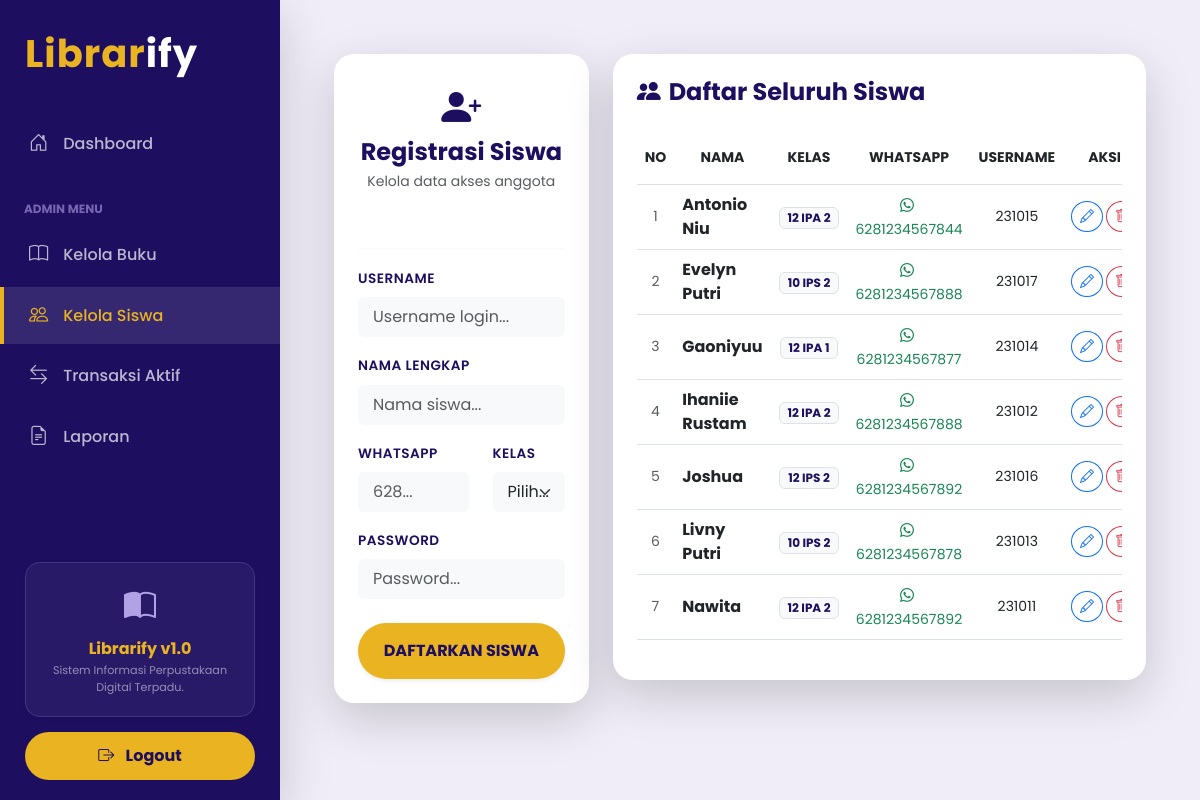
The app's page /tambah_anggota.php (signed in) with its own data.
### tables this page shows
CREATE TABLE `anggota` (
  `id_anggota` int(11) NOT NULL,
  `nama` varchar(100) NOT NULL,
  `no_telp` varchar(20) NOT NULL,
  `kelas` varchar(20) NOT NULL
);

CREATE TABLE `users` (
  `id_user` int(11) NOT NULL,
  `nama_lengkap` varchar(100) NOT NULL,
  `username` varchar(50) NOT NULL,
  `password` varchar(255) NOT NULL,
  `level` enum('admin','siswa') NOT NULL
);

### tambah_anggota.php (the view, shortened to what this page needs)
<?php
include 'koneksi.php';
$edit_data = ['id_anggota' => '', 'nama' => '', 'no_telp' => '', 'kelas' => '', 'username' => ''];
?>
<!DOCTYPE html>
<html lang="id">
<head>
    <link rel="stylesheet" href="https://cdn.jsdelivr.net/npm/bootstrap@5.3.0/dist/css/bootstrap.min.css">
    <link rel="stylesheet" href="https://cdn.jsdelivr.net/npm/bootstrap-icons@1.11.0/font/bootstrap-icons.css">
</head>
<body>
    <?php include 'menu.php'; ?>
    <div class="container-fluid px-4 mt-4">
        <div class="row align-items-start">
            <div class="col-md-4 mb-4">
                <div class="card card-custom shadow-lg p-4">
                    <div class="text-center mb-4">
                        <div class="fs-1 text-violet">
                            <i class="bi <?= isset($_GET['edit']) ? 'bi-pencil-square' : 'bi-person-plus-fill'; ?>"></i>
                        </div>
                        <h4 class="fw-bold text-violet mb-1"><?= isset($_GET['edit']) ? 'Edit Data Siswa' : 'Registrasi Siswa'; ?></h4>
                        <p class="text-muted small">Kelola data akses anggota</p>
                    </div>
                    <hr style="border-top: 2px solid #f0edf8;">
                    <form action="" method="POST">
                        <div class="mb-3">
                            <label class="form-label text-uppercase">Username</label>
                            <input type="text" name="username" id="input_username" class="form-control border-0 py-2" value="<?= $edit_data['username']; ?>" placeholder="Username login..." required autocomplete="off">
                        </div>
                        <div class="mb-3">
                            <label class="form-label text-uppercase">Nama Lengkap</label>
                            <input type="text" name="nama" class="form-control border-0 py-2" value="<?= $edit_data['nama']; ?>" placeholder="Nama siswa..." required>
                        </div>
                        <div class="row">
                            <div class="col-md-7 mb-3">
                                <label class="form-label text-uppercase">WhatsApp</label>
                                <input type="text" name="no_telp" class="form-control border-0 py-2" value="<?= $edit_data['no_telp']; ?>" placeholder="628..." required>
                            </div>
                            <div class="col-md-5 mb-3">
                                <label class="form-label text-uppercase">Kelas</label>
                                <select name="kelas" class="form-select border-0 py-2" required>
                                    <option value="" disabled selected>Pilih...</option>
                                </select>
                            </div>
                        </div>
                        <div class="mb-4">
                            <label class="form-label text-uppercase">Password <?= isset($_GET['edit']) ? '(Kosongkan jika tetap)' : ''; ?></label>
                            <input type="password" name="password" class="form-control border-0 py-2" placeholder="Password..." <?= isset($_GET['edit']) ? '' : 'required'; ?>>
                        </div>
                        <button type="submit" name="submit" id="btn_submit" class="btn btn-fuel w-100 py-3 rounded-pill shadow-sm text-uppercase">
                            <?= isset($_GET['edit']) ? 'Simpan Perubahan' : 'Daftarkan Siswa'; ?>
                        </button>
                    </form>
                </div>
            </div>
            <div class="col-md-8">
                <div class="card card-custom shadow-lg p-4">
                    <h4 class="fw-bold text-violet mb-4"><i class="bi bi-people-fill me-2"></i>Daftar Seluruh Siswa</h4>
                    <div class="table-responsive">
                        <table class="table table-hover align-middle">
                            <thead class="table-custom-header text-center small text-uppercase">
                                <tr>
                                    <th class="py-3">No</th>
                                    <th class="py-3">Nama</th>
                                    <th class="py-3">Kelas</th>
                                    <th class="py-3">WhatsApp</th>
                                    <th class="py-3">Username</th>
                                    <th class="py-3">Aksi</th>
                                </tr>
                            </thead>
                            <tbody>
                                <?php
                                $no = 1;
                                $query_list = mysqli_query($conn, "SELECT anggota.*, users.username FROM anggota LEFT JOIN users ON anggota.nama = users.nama_lengkap ORDER BY anggota.nama ASC");
                                while ($row = mysqli_fetch_array($query_list)) { ?>
                                    <tr>
                                        <td class="text-center small text-muted"><?= $no++; ?></td>
                                        <td class="fw-bold text-violet"><?= $row['nama']; ?></td>
                                        <td class="text-center"><span class="badge bg-light text-violet border"><?= $row['kelas']; ?></span></td>
                                        <td class="text-center">
                                            <a href="https://wa.me/<?= $row['no_telp']; ?>" target="_blank" class="text-success text-decoration-none small">
                                                <i class="bi bi-whatsapp me-1"></i><?= $row['no_telp']; ?>
                                            </a>
                                        </td>
                                        <td class="text-center small"><?= $row['username']; ?></td>
                                        <td class="text-center">
                                            <div class="btn-group">
                                                <a href="tambah_anggota.php?edit=<?= $row['id_anggota']; ?>" class="btn btn-sm btn-outline-primary rounded-circle me-1"><i class="bi bi-pencil"></i></a>
                                                <a href="tambah_anggota.php?hapus=<?= $row['id_anggota']; ?>" class="btn btn-sm btn-outline-danger rounded-circle" onclick="konfirmasiHapusSiswa(event, this.href)"><i class="bi bi-trash"></i></a>
                                            </div>
                                        </td>
                                    </tr>
                                <?php } ?>
                            </tbody>
                        </table>
                    </div>
                </div>
            </div>
        </div>
    </div>
</body>
</html>

### tambah_anggota.php (style rules this page uses)
body { font-family: 'Poppins', sans-serif; background-color: #f0edf8; }
.card-custom { background: white; border-radius: 20px; border: none; }
.form-label { color: #1e0e60; font-weight: 600; font-size: 0.85rem; letter-spacing: 0.5px; }
.btn-fuel { background-color: #e9b321; color: #1e0e60; border: none; font-weight: 700; transition: 0.3s; }
.table-custom-header { background-color: #1e0e60; color: white; }
.text-violet { color: #1e0e60; }
.form-control, .form-select { background-color: #f8f9fa; border: 1px solid #e2e8f0; padding: 10px 15px; }

### menu.php (style rules this page uses)
body { display: flex; min-height: 100vh; overflow-x: hidden; }

### records on screen
anggota: nama "Antonio Niu", kelas "12 IPA 2", no_telp "6281234567844", users.username "231015"
anggota: nama "Evelyn Putri", kelas "10 IPS 2", no_telp "6281234567888", users.username "231017"
anggota: nama "Gaoniyuu", kelas "12 IPA 1", no_telp "6281234567877", users.username "231014"
anggota: nama "Ihaniie Rustam", kelas "12 IPA 2", no_telp "6281234567888", users.username "231012"
anggota: nama "Joshua", kelas "12 IPS 2", no_telp "6281234567892", users.username "231016"
anggota: nama "Livny Putri", kelas "10 IPS 2", no_telp "6281234567878", users.username "231013"
anggota: nama "Nawita", kelas "12 IPA 2", no_telp "6281234567892", users.username "231011"
